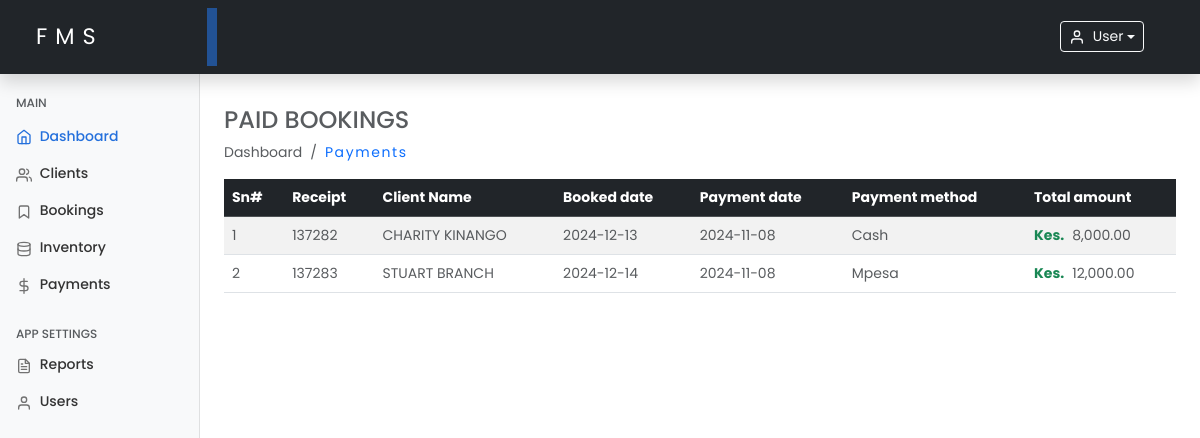
/payments.php (signed in), run on the app's committed database.
### tables this page shows
CREATE TABLE `payments` (
  `id` int(11) NOT NULL,
  `booking_id` int(11) NOT NULL,
  `receipt_number` int(8) DEFAULT NULL,
  `payment_method` enum('cash','mpesa') NOT NULL DEFAULT 'cash',
  `amount` decimal(10,2) NOT NULL,
  `tax` decimal(10,2) DEFAULT NULL,
  `discount` decimal(10,2) DEFAULT NULL,
  `total` decimal(10,2) GENERATED ALWAYS AS (`amount` + `tax` - `discount`) VIRTUAL,
  `payment_date` date NOT NULL,
  `created_at` timestamp NOT NULL DEFAULT current_timestamp(),
  `updated_at` timestamp NOT NULL DEFAULT current_timestamp() ON UPDATE current_timestamp()
);

CREATE TABLE `clients` (
  `id` int(11) NOT NULL,
  `client_name` varchar(100) NOT NULL,
  `client_phone` varchar(20) NOT NULL,
  `client_email` varchar(100) DEFAULT NULL,
  `client_address` varchar(255) DEFAULT NULL,
  `deceased_name` varchar(100) NOT NULL,
  `deceased_age` int(3) NOT NULL,
  `deceased_date_of_death` date NOT NULL,
  `deceased_cause` enum('natural','sickness','accident','other') NOT NULL,
  `deceased_gender` enum('male','female','other') NOT NULL,
  `created_at` timestamp NOT NULL DEFAULT current_timestamp(),
  `updated_at` timestamp NOT NULL DEFAULT current_timestamp() ON UPDATE current_timestamp()
);

CREATE TABLE `bookings` (
  `id` int(11) NOT NULL,
  `client_id` varchar(100) NOT NULL,
  `deceased_name` varchar(100) NOT NULL,
  `service_type` enum('burial','cremation','other') DEFAULT 'burial',
  `schedule_date` date NOT NULL,
  `vehicle_type` varchar(150) DEFAULT NULL,
  `request` varchar(255) DEFAULT NULL,
  `status` enum('scheduled','completed') DEFAULT 'scheduled',
  `created_at` timestamp NOT NULL DEFAULT current_timestamp(),
  `updated_at` timestamp NOT NULL DEFAULT current_timestamp() ON UPDATE current_timestamp()
);

### includes/functions.php (called while the page is built, shortened)
<?php
function getProcessedBookings($conn)
{
    $processedBookings = [];
    $query = "SELECT p.booking_id, p.receipt_number, p.payment_method, p.amount, p.tax, p.discount, p.payment_date,
                     s.schedule_date, c.client_name AS client_name
              FROM payments p
              JOIN bookings s ON p.booking_id = s.id
              JOIN clients c ON s.client_id = c.id
              ORDER BY p.payment_date DESC";
    $result = $conn->query($query);
    if ($result && $result->num_rows > 0) {
        while ($row = $result->fetch_assoc()) {
            $processedBookings[] = $row;
        }
    }
    return $processedBookings;
}

### payments.php (the view, shortened to what this page needs)
<?php
include 'includes/functions.php';
$processedBookings = getProcessedBookings($conn);
include './includes/header.php';
include './includes/sidebar.php';
?>
<main class="col-md-9 ms-sm-auto col-lg-10 px-md-4 mt-2">
    <h4 class="text-muted text-uppercase mt-4">Paid Bookings</h4>
    <ol class="breadcrumb mb-2">
        <li class="breadcrumb-item active">Dashboard</li>
        <li class="breadcrumb-item">
            <a class="text-decoration-none hover-underline" href="payments.php">Payments</a>
        </li>
    </ol>
    <div class="table-responsive">
        <?php if (!empty($processedBookings)): ?>
        <table class="table table-striped table-hover table-lg mt-2">
            <thead class="table-dark">
                    <tr>
                        <th>Sn#</th>
                        <th>Receipt</th>
                        <th>Client Name</th>
                        <th>Booked date</th>
                        <th>Payment date</th>
                        <th>Payment method</th>
                        <th>Total amount</th>
                    </tr>
                </thead>
                <tbody>
                    <?php foreach ($processedBookings as $index => $booking): ?>
                        <tr>
                            <td class="text-muted"><?php echo $index + 1; ?></td>
                            <td class="text-muted"><?php echo htmlspecialchars($booking['receipt_number']); ?></td>
                            <td class="text-muted text-uppercase"><?php echo htmlspecialchars($booking['client_name']); ?></td>
                            <td class="text-muted"><?php echo htmlspecialchars($booking['schedule_date']); ?></td>
                            <td class="text-muted"><?php echo htmlspecialchars($booking['payment_date']); ?></td>
                            <td class="text-muted text-capitalize"><?php echo htmlspecialchars($booking['payment_method']); ?></td>
                            <td class="text-muted"><strong class="text-success me-2">Kes.</strong><?php echo number_format($booking['amount'], 2); ?></td>
                        </tr>
                    <?php endforeach; ?>
                </tbody>
            </table>
        <?php else: ?>
            <p class="text-center text-danger">No processed bookings found.</p>
        <?php endif; ?>
    </div>
</main>
<?php include './includes/footer.php'; ?>

### assets/css/dashboard.css (style rules this page uses)
* { margin: 0; padding: 0; box-sizing: border-box; }
body { font-size: .875rem; font-family: "Poppins", sans-serif; }

### includes/header.php (style rules this page uses)
.active { background-color: transparent !important; }
.text-decoration-none { font-weight: 400; letter-spacing: 0.1rem; text-decoration: none !important; }

### data on the page
payments: receipt_number "137282", clients.client_name "CHARITY KINANGO", booking.schedule_date "2024-12-13", payment_date "2024-11-08", payment_method "Cash", amount "8,000.00"
payments: receipt_number "137283", clients.client_name "STUART BRANCH", booking.schedule_date "2024-12-14", payment_date "2024-11-08", payment_method "Mpesa", amount "12,000.00"

### other printed values
$_SESSION['username'] "User"
